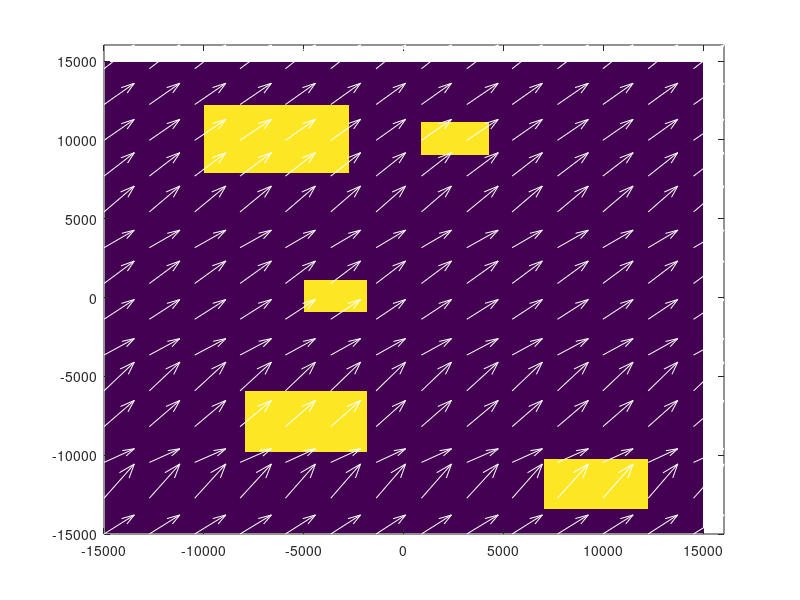
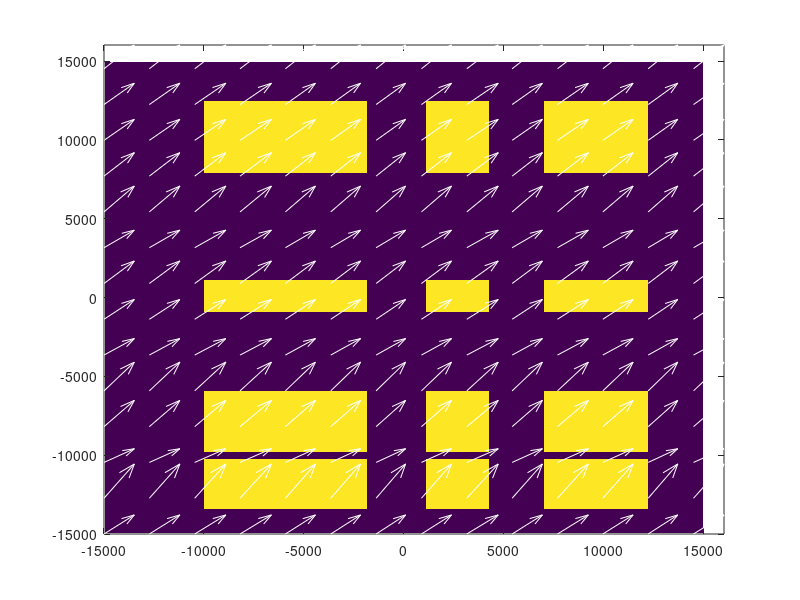
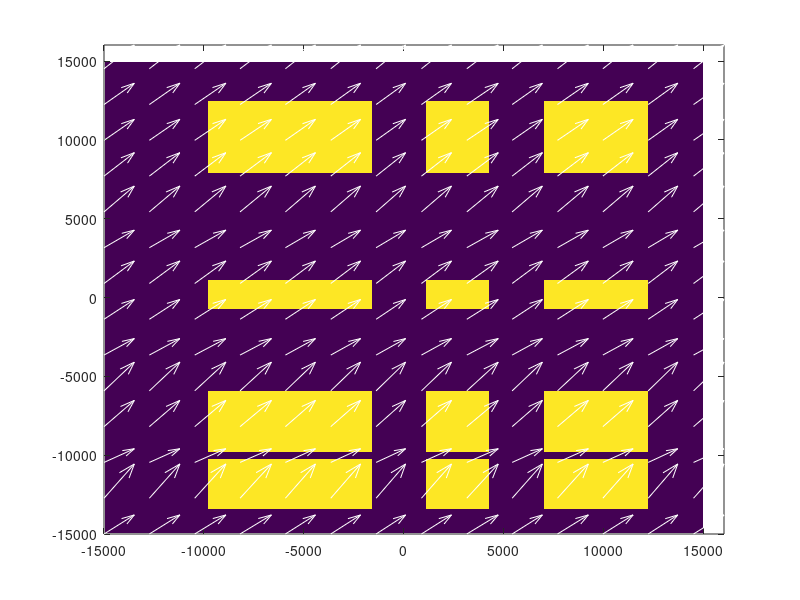
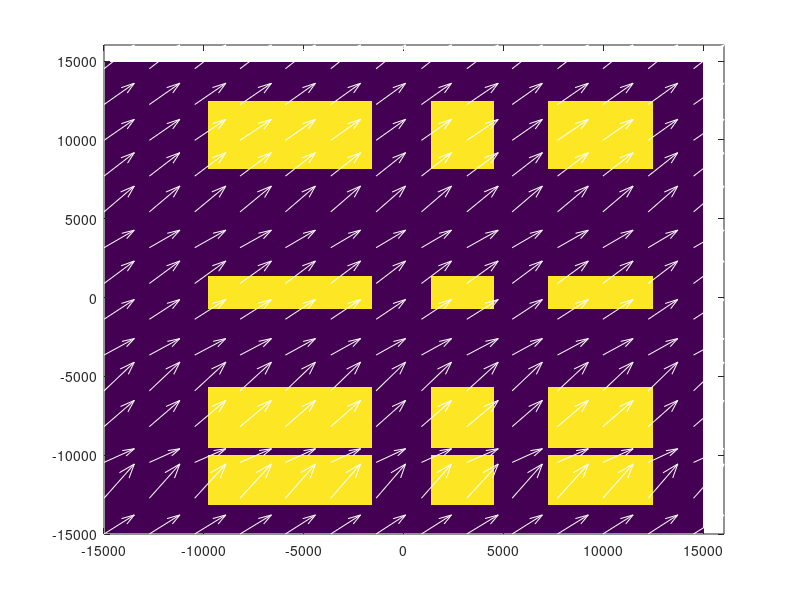

Source code (MATLAB) for these figures, in order:
%% Wind field creation 
clear;
close all;

dr = 227;
[x, y] = meshgrid(-15e3:dr:15e3,  -15e3:dr:15e3);

%% velocity model ground truth

[u, v] = meshgrid(normrnd(40, 1, [size(x, 1) 1]), normrnd(40, 10, [size(x, 1) 1])); 

V = sqrt(abs(u).^2 + abs(v).^2);




% h = pcolor(x, y, V);
% set(h,'ZData',-1+zeros(size(V))); hold on;  shading flat; 
% quiver(x(1:e:end, 1:e:end), y(1:e:end, 1:e:end), u(1:e:end, 1:e:end), v(1:e:end, 1:e:end), 'w');

%% Reflectivity ground truth

Nx = size(x, 1); Ny = size(y, 2);

%% cloud1

refx_ = zeros(size(x));
% input the vertices of all ellipses 

x1_ = [1e3 -3e3 -2e3 7e3 -2e3 ];
y1_ = [10e3 10e3 -8e3 -12e3 0 ];

x2_ = [4e3 -10e3 -8e3 12e3 -5e3 ];
y2_ = [10e3 10e3 -8e3 -12e3 0 ];

for m = 1:length(x1_)

e = 0.8; 

a = 1/2*sqrt((x2_(m)-x1_(m))^2+(y2_(m)-y1_(m))^2);
b = a*sqrt(1-e^2);
t = linspace(0,2*pi, 2000);
Xe = a*cos(t);
Ye = b*sin(t);
w = atan2(y2_(m)-y1_(m),x2_(m)-x1_(m));

xe = (x1_(m)+x2_(m))/2 + Xe*cos(w) - Ye*sin(w);
ye = (y1_(m)+y2_(m))/2 + Xe*sin(w) + Ye*cos(w);

for i = 1:length(xe)

    [~, idx(i)] = min(abs(x(1, :) - xe(i)));
    [~, idy(i)] = min(abs(y(:, 1) - ye(i)));
end


refx_(idy, idx) = 1;

end

figure;

h = pcolor(x, y, refx_);
set(h,'ZData',-1+zeros(size(refx_))); hold on;  shading flat; 
ed = 10;
quiver(x(1:ed:end, 1:ed:end), y(1:ed:end, 1:ed:end), u(1:ed:end, 1:ed:end), v(1:ed:end, 1:ed:end), 'w');


%% variation with time

Nt = 10;

for i = 1:Nt
    for m = 1:length(x1_)
        [~, idx1t] = min(abs(x(1, :) - x1_(m)));
        [~, idy1t] = min(abs(y(:, 1) - y1_(m)));

        x1_(m) = x1_(m) + u(1, idx1t) * i;
        y1_(m) = y1_(m) + v(idy1t, 1) * i;

        [~, idx2t] = min(abs(x(1, :) - x2_(m)));
        [~, idy2t] = min(abs(y(:, 1) - y2_(m)));

        x2_(m) = x2_(m) + u(1, idx2t) * i;
        y2_(m) = y2_(m) + v(idy2t, 1) * i;


        e = 0.8; 

        a = 1/2*sqrt((x2_(m)-x1_(m))^2+(y2_(m)-y1_(m))^2);
        b = a*sqrt(1-e^2);
        t = linspace(0,2*pi, 2000);
        Xe = a*cos(t);
        Ye = b*sin(t);
        w = atan2(y2_(m)-y1_(m),x2_(m)-x1_(m));
   
    
        xe = (x1_(m)+x2_(m))/2 + Xe*cos(w) - Ye*sin(w);
        ye = (y1_(m)+y2_(m))/2 + Xe*sin(w) + Ye*cos(w);

        for k = 1:length(xe)

            [~, idx(m, k)] = min(abs(x(1, :) - xe(k)));
            [~, idy(m, k)] = min(abs(y(:, 1) - ye(k)));
        end
        
        
       
    end
    
    
    idx_ = reshape(idx, [1, 5 * 2000]);
    idy_ = reshape(idy, [1, 5 * 2000]);
    
    
    refx_ = zeros(size(x));
    refx_(idy_, idx_) = 1;
    
    figure;

    h = pcolor(x, y, refx_);
    set(h,'ZData',-1+zeros(size(refx_))); hold on;  shading flat; 
    ed = 10;
    quiver(x(1:ed:end, 1:ed:end), y(1:ed:end, 1:ed:end), u(1:ed:end, 1:ed:end), v(1:ed:end, 1:ed:end), 'w');

end

%% radar

r = sqrt(x.^2 + y.^2);
phi = angle(x + 1j .* y);






